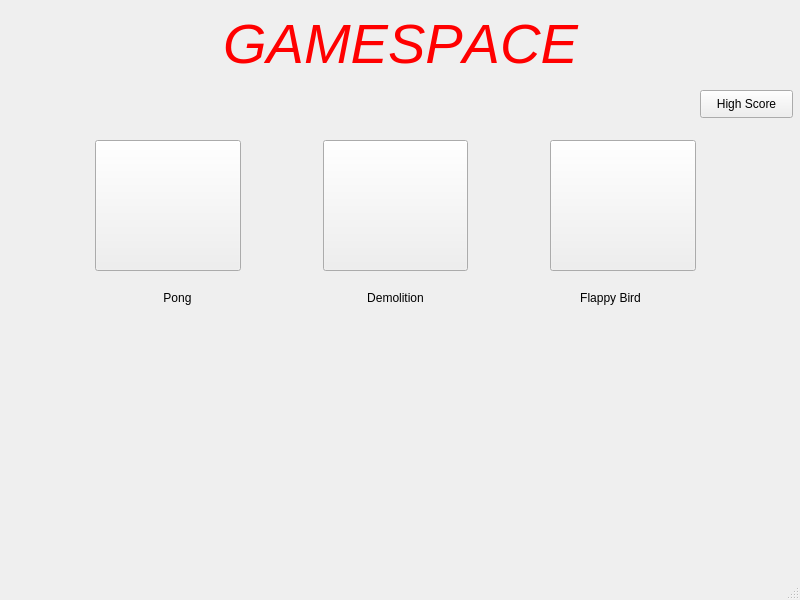
<?xml version="1.0" encoding="UTF-8"?>
<ui version="4.0">
 <class>MainWindow</class>
 <widget class="QMainWindow" name="MainWindow">
  <property name="geometry">
   <rect>
    <x>0</x>
    <y>0</y>
    <width>800</width>
    <height>600</height>
   </rect>
  </property>
  <property name="windowTitle">
   <string>GameSpace</string>
  </property>
  <widget class="QWidget" name="centralwidget">
   <widget class="QWidget" name="verticalLayoutWidget">
    <property name="geometry">
     <rect>
      <x>0</x>
      <y>0</y>
      <width>801</width>
      <height>86</height>
     </rect>
    </property>
    <layout class="QVBoxLayout" name="verticalLayout">
     <item>
      <widget class="QLabel" name="label">
       <property name="palette">
        <palette>
         <active>
          <colorrole role="WindowText">
           <brush brushstyle="SolidPattern">
            <color alpha="255">
             <red>255</red>
             <green>0</green>
             <blue>0</blue>
            </color>
           </brush>
          </colorrole>
         </active>
         <inactive>
          <colorrole role="WindowText">
           <brush brushstyle="SolidPattern">
            <color alpha="255">
             <red>255</red>
             <green>0</green>
             <blue>0</blue>
            </color>
           </brush>
          </colorrole>
         </inactive>
         <disabled>
          <colorrole role="WindowText">
           <brush brushstyle="SolidPattern">
            <color alpha="255">
             <red>120</red>
             <green>120</green>
             <blue>120</blue>
            </color>
           </brush>
          </colorrole>
         </disabled>
        </palette>
       </property>
       <property name="font">
        <font>
         <pointsize>42</pointsize>
         <weight>50</weight>
         <italic>true</italic>
         <bold>false</bold>
         <underline>false</underline>
         <strikeout>false</strikeout>
         <kerning>false</kerning>
        </font>
       </property>
       <property name="layoutDirection">
        <enum>Qt::LeftToRight</enum>
       </property>
       <property name="text">
        <string>GAMESPACE</string>
       </property>
       <property name="alignment">
        <set>Qt::AlignCenter</set>
       </property>
      </widget>
     </item>
    </layout>
   </widget>
   <widget class="QPushButton" name="pbHighScore">
    <property name="geometry">
     <rect>
      <x>700</x>
      <y>90</y>
      <width>93</width>
      <height>28</height>
     </rect>
    </property>
    <property name="text">
     <string>High Score</string>
    </property>
   </widget>
   <widget class="QWidget" name="horizontalLayoutWidget">
    <property name="geometry">
     <rect>
      <x>20</x>
      <y>140</y>
      <width>751</width>
      <height>131</height>
     </rect>
    </property>
    <layout class="QHBoxLayout" name="horizontalLayout">
     <property name="spacing">
      <number>7</number>
     </property>
     <property name="sizeConstraint">
      <enum>QLayout::SetNoConstraint</enum>
     </property>
     <item>
      <spacer name="horizontalSpacer_3">
       <property name="orientation">
        <enum>Qt::Horizontal</enum>
       </property>
       <property name="sizeType">
        <enum>QSizePolicy::Preferred</enum>
       </property>
       <property name="sizeHint" stdset="0">
        <size>
         <width>75</width>
         <height>20</height>
        </size>
       </property>
      </spacer>
     </item>
     <item>
      <widget class="QPushButton" name="pbPong">
       <property name="sizePolicy">
        <sizepolicy hsizetype="Preferred" vsizetype="Preferred">
         <horstretch>0</horstretch>
         <verstretch>0</verstretch>
        </sizepolicy>
       </property>
       <property name="text">
        <string/>
       </property>
      </widget>
     </item>
     <item>
      <spacer name="horizontalSpacer_2">
       <property name="orientation">
        <enum>Qt::Horizontal</enum>
       </property>
       <property name="sizeType">
        <enum>QSizePolicy::Preferred</enum>
       </property>
       <property name="sizeHint" stdset="0">
        <size>
         <width>75</width>
         <height>20</height>
        </size>
       </property>
      </spacer>
     </item>
     <item>
      <widget class="QPushButton" name="pbDemolition">
       <property name="enabled">
        <bool>true</bool>
       </property>
       <property name="sizePolicy">
        <sizepolicy hsizetype="Minimum" vsizetype="Preferred">
         <horstretch>0</horstretch>
         <verstretch>0</verstretch>
        </sizepolicy>
       </property>
       <property name="text">
        <string/>
       </property>
      </widget>
     </item>
     <item>
      <spacer name="horizontalSpacer">
       <property name="orientation">
        <enum>Qt::Horizontal</enum>
       </property>
       <property name="sizeType">
        <enum>QSizePolicy::Preferred</enum>
       </property>
       <property name="sizeHint" stdset="0">
        <size>
         <width>75</width>
         <height>20</height>
        </size>
       </property>
      </spacer>
     </item>
     <item>
      <widget class="QPushButton" name="pbFlappyBird">
       <property name="sizePolicy">
        <sizepolicy hsizetype="Minimum" vsizetype="Preferred">
         <horstretch>0</horstretch>
         <verstretch>0</verstretch>
        </sizepolicy>
       </property>
       <property name="text">
        <string/>
       </property>
      </widget>
     </item>
     <item>
      <spacer name="horizontalSpacer_4">
       <property name="orientation">
        <enum>Qt::Horizontal</enum>
       </property>
       <property name="sizeType">
        <enum>QSizePolicy::Preferred</enum>
       </property>
       <property name="sizeHint" stdset="0">
        <size>
         <width>75</width>
         <height>20</height>
        </size>
       </property>
      </spacer>
     </item>
    </layout>
   </widget>
   <widget class="QLabel" name="label_2">
    <property name="geometry">
     <rect>
      <x>150</x>
      <y>290</y>
      <width>55</width>
      <height>16</height>
     </rect>
    </property>
    <property name="text">
     <string>Pong</string>
    </property>
    <property name="alignment">
     <set>Qt::AlignCenter</set>
    </property>
   </widget>
   <widget class="QLabel" name="label_3">
    <property name="geometry">
     <rect>
      <x>360</x>
      <y>290</y>
      <width>71</width>
      <height>16</height>
     </rect>
    </property>
    <property name="text">
     <string>Demolition</string>
    </property>
    <property name="alignment">
     <set>Qt::AlignCenter</set>
    </property>
   </widget>
   <widget class="QLabel" name="label_4">
    <property name="geometry">
     <rect>
      <x>570</x>
      <y>290</y>
      <width>81</width>
      <height>16</height>
     </rect>
    </property>
    <property name="text">
     <string>Flappy Bird</string>
    </property>
    <property name="alignment">
     <set>Qt::AlignCenter</set>
    </property>
   </widget>
  </widget>
  <widget class="QMenuBar" name="menubar">
   <property name="geometry">
    <rect>
     <x>0</x>
     <y>0</y>
     <width>800</width>
     <height>26</height>
    </rect>
   </property>
  </widget>
  <widget class="QStatusBar" name="statusbar"/>
 </widget>
 <resources/>
 <connections/>
</ui>
